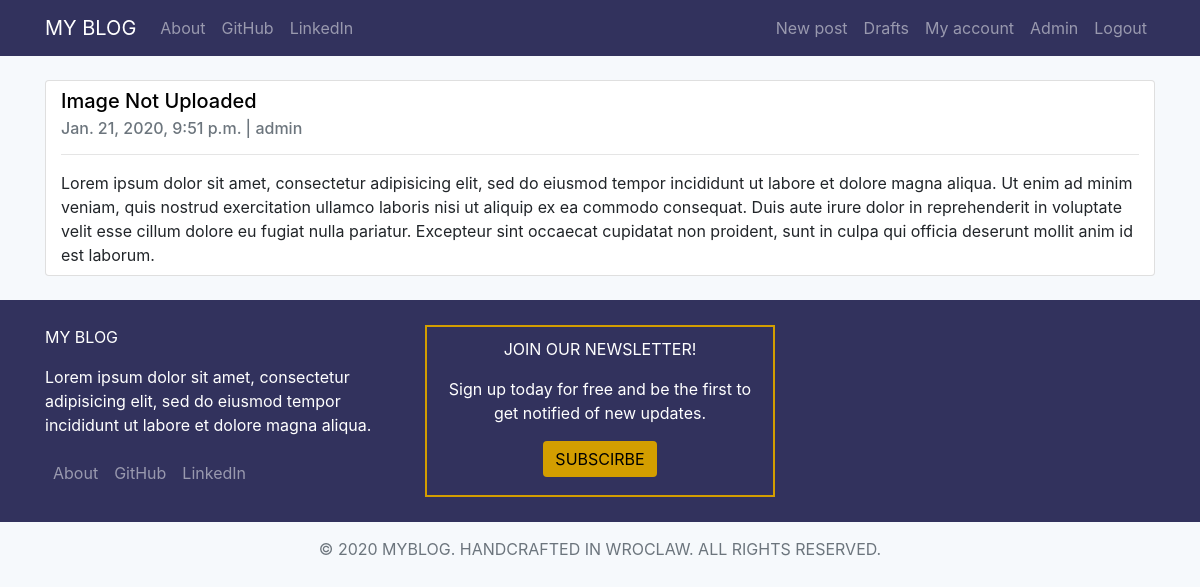
The page /drafts/ (signed in) on the database its author committed.
### blog/models.py (models this page shows, shortened)
class Post(models.Model):
    author = models.ForeignKey("auth.User", on_delete=models.CASCADE)
    title = models.CharField(max_length=200)
    text = models.TextField()
    image = models.ImageField(upload_to="post_img/", blank=True)
    create_date = models.DateTimeField(default=timezone.now)
    published_date = models.DateTimeField(blank=True, null=True)

### blog/views.py (the view)
# urls.py: path("drafts/", views.DraftListView.as_view(), name="draft_list"),
class DraftListView(LoginRequiredMixin, ListView):
    login_url = "login"
    redirect_field_name = "blog/post_list.html"
    template_name = "draft_list.html"
    model = Post
    def get_queryset(self):
        return Post.objects.filter(published_date__isnull=True).order_by("create_date")

### blog/templates/blog/draft_list.html
{% extends "blog/base.html" %}
{% block body_block %}
  {% for post in post_list %}
    <div class="card">
      <div class="container my-2">
        <h5 class="card-title">
          <a style="color: black" href="{% url 'post_detail' pk=post.pk %}">{{ post.title }}</a>
        </h5>
        <h6 class="card-subtitle mb-2 text-muted">{{ post.create_date }} | {{ post.author }}</h6>
        <hr>
        <p class="card-text">{{ post.text }}</p>
      </div>
    </div>
    <br>
  {% empty %}
    <p class="text-center">There are no drafts!</p>
  {% endfor %}
{% endblock %}

### blog/static/css/blog.css (style rules this page uses)
body { background-color: rgb(246, 249, 252); margin: 0px; border: 0px; padding: 0px; }

### rows shown on the page
Post: title "Image Not Uploaded", create_date "Jan. 21, 2020, 9:51 p.m.", author "admin", text "Lorem ipsum dolor sit amet, consectetur adipisicing elit, sed do eiusmod tempor incididunt ut labore et dolore magna aliqua. Ut enim ad minim veniam, quis nostrud exercitation ullamco laboris nisi ut aliquip ex ea commodo consequat. Duis aute irure dolor in reprehenderit in voluptate velit esse cillum dolore eu fugiat nulla pariatur. Excepteur sint occaecat cupidatat non proident, sunt in culpa qui officia deserunt mollit anim id est laborum."
